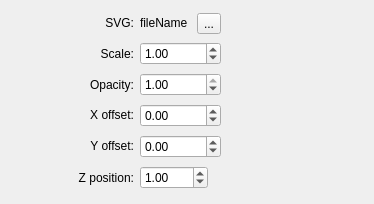
     <widget class="QWidget" name="pageSystems">
      <property name="geometry">
       <rect>
        <x>0</x>
        <y>0</y>
        <width>374</width>
        <height>204</height>
       </rect>
      </property>
      <attribute name="label">
       <string>Systems</string>
      </attribute>
      <layout class="QGridLayout" name="gridLayout_11">
       <item row="0" column="0">
        <widget class="QLabel" name="label_18">
         <property name="sizePolicy">
          <sizepolicy hsizetype="Expanding" vsizetype="Fixed">
           <horstretch>0</horstretch>
           <verstretch>0</verstretch>
          </sizepolicy>
         </property>
         <property name="text">
          <string>SVG:</string>
         </property>
         <property name="alignment">
          <set>Qt::AlignRight|Qt::AlignTrailing|Qt::AlignVCenter</set>
         </property>
        </widget>
       </item>
       <item row="0" column="1">
        <layout class="QGridLayout" name="gridLayout_15">
         <item row="0" column="2">
          <widget class="QToolButton" name="buttonSystemImage">
           <property name="text">
            <string>...</string>
           </property>
          </widget>
         </item>
         <item row="0" column="1">
          <widget class="QLabel" name="labelSystemFile">
           <property name="sizePolicy">
            <sizepolicy hsizetype="Preferred" vsizetype="Fixed">
             <horstretch>0</horstretch>
             <verstretch>0</verstretch>
            </sizepolicy>
           </property>
           <property name="text">
            <string>fileName</string>
           </property>
          </widget>
         </item>
        </layout>
       </item>
       <item row="1" column="0">
        <widget class="QLabel" name="label_36">
         <property name="sizePolicy">
          <sizepolicy hsizetype="Expanding" vsizetype="Preferred">
           <horstretch>0</horstretch>
           <verstretch>0</verstretch>
          </sizepolicy>
         </property>
         <property name="text">
          <string>Scale:</string>
         </property>
         <property name="alignment">
          <set>Qt::AlignRight|Qt::AlignTrailing|Qt::AlignVCenter</set>
         </property>
        </widget>
       </item>
       <item row="1" column="1">
        <widget class="QDoubleSpinBox" name="spinSystemScale">
         <property name="sizePolicy">
          <sizepolicy hsizetype="Preferred" vsizetype="Fixed">
           <horstretch>0</horstretch>
           <verstretch>0</verstretch>
          </sizepolicy>
         </property>
         <property name="minimum">
          <double>0.010000000000000</double>
         </property>
         <property name="maximum">
          <double>100.000000000000000</double>
         </property>
         <property name="value">
          <double>1.000000000000000</double>
         </property>
        </widget>
       </item>
       <item row="2" column="0">
        <widget class="QLabel" name="label_19">
         <property name="sizePolicy">
          <sizepolicy hsizetype="Expanding" vsizetype="Preferred">
           <horstretch>0</horstretch>
           <verstretch>0</verstretch>
          </sizepolicy>
         </property>
         <property name="text">
          <string>Opacity:</string>
         </property>
         <property name="alignment">
          <set>Qt::AlignRight|Qt::AlignTrailing|Qt::AlignVCenter</set>
         </property>
        </widget>
       </item>
       <item row="2" column="1">
        <widget class="QDoubleSpinBox" name="spinSystemOpacity">
         <property name="sizePolicy">
          <sizepolicy hsizetype="Preferred" vsizetype="Fixed">
           <horstretch>0</horstretch>
           <verstretch>0</verstretch>
          </sizepolicy>
         </property>
         <property name="minimum">
          <double>0.010000000000000</double>
         </property>
         <property name="maximum">
          <double>1.000000000000000</double>
         </property>
         <property name="singleStep">
          <double>0.010000000000000</double>
         </property>
         <property name="value">
          <double>1.000000000000000</double>
         </property>
        </widget>
       </item>
       <item row="3" column="0">
        <widget class="QLabel" name="label_35">
         <property name="sizePolicy">
          <sizepolicy hsizetype="Expanding" vsizetype="Fixed">
           <horstretch>0</horstretch>
           <verstretch>0</verstretch>
          </sizepolicy>
         </property>
         <property name="text">
          <string>X offset:</string>
         </property>
         <property name="alignment">
          <set>Qt::AlignRight|Qt::AlignTrailing|Qt::AlignVCenter</set>
         </property>
        </widget>
       </item>
       <item row="3" column="1">
        <widget class="QDoubleSpinBox" name="spinSystemX">
         <property name="sizePolicy">
          <sizepolicy hsizetype="Preferred" vsizetype="Fixed">
           <horstretch>0</horstretch>
           <verstretch>0</verstretch>
          </sizepolicy>
         </property>
         <property name="minimum">
          <double>-10000.000000000000000</double>
         </property>
         <property name="maximum">
          <double>10000.000000000000000</double>
         </property>
        </widget>
       </item>
       <item row="3" column="2">
        <spacer name="horizontalSpacer_10">
         <property name="orientation">
          <enum>Qt::Horizontal</enum>
         </property>
         <property name="sizeType">
          <enum>QSizePolicy::Preferred</enum>
         </property>
         <property name="sizeHint" stdset="0">
          <size>
           <width>142</width>
           <height>20</height>
          </size>
         </property>
        </spacer>
       </item>
       <item row="4" column="0">
        <widget class="QLabel" name="label_37">
         <property name="sizePolicy">
          <sizepolicy hsizetype="Expanding" vsizetype="Fixed">
           <horstretch>0</horstretch>
           <verstretch>0</verstretch>
          </sizepolicy>
         </property>
         <property name="text">
          <string>Y offset:</string>
         </property>
         <property name="alignment">
          <set>Qt::AlignRight|Qt::AlignTrailing|Qt::AlignVCenter</set>
         </property>
        </widget>
       </item>
       <item row="4" column="1">
        <widget class="QDoubleSpinBox" name="spinSystemY">
         <property name="sizePolicy">
          <sizepolicy hsizetype="Fixed" vsizetype="Fixed">
           <horstretch>0</horstretch>
           <verstretch>0</verstretch>
          </sizepolicy>
         </property>
         <property name="minimum">
          <double>-10000.000000000000000</double>
         </property>
         <property name="maximum">
          <double>10000.000000000000000</double>
         </property>
        </widget>
       </item>
       <item row="5" column="0">
        <widget class="QLabel" name="label_20">
         <property name="sizePolicy">
          <sizepolicy hsizetype="Expanding" vsizetype="Preferred">
           <horstretch>0</horstretch>
           <verstretch>0</verstretch>
          </sizepolicy>
         </property>
         <property name="text">
          <string>Z position:</string>
         </property>
         <property name="alignment">
          <set>Qt::AlignRight|Qt::AlignTrailing|Qt::AlignVCenter</set>
         </property>
        </widget>
       </item>
       <item row="5" column="1">
        <widget class="QDoubleSpinBox" name="spinSystemZ">
         <property name="sizePolicy">
          <sizepolicy hsizetype="Fixed" vsizetype="Fixed">
           <horstretch>0</horstretch>
           <verstretch>0</verstretch>
          </sizepolicy>
         </property>
         <property name="minimum">
          <double>-100.000000000000000</double>
         </property>
         <property name="maximum">
          <double>100.000000000000000</double>
         </property>
         <property name="value">
          <double>1.000000000000000</double>
         </property>
        </widget>
       </item>
       <item row="5" column="2">
        <spacer name="horizontalSpacer_11">
         <property name="orientation">
          <enum>Qt::Horizontal</enum>
         </property>
         <property name="sizeType">
          <enum>QSizePolicy::Preferred</enum>
         </property>
         <property name="sizeHint" stdset="0">
          <size>
           <width>142</width>
           <height>20</height>
          </size>
         </property>
        </spacer>
       </item>
      </layout>
     </widget>
